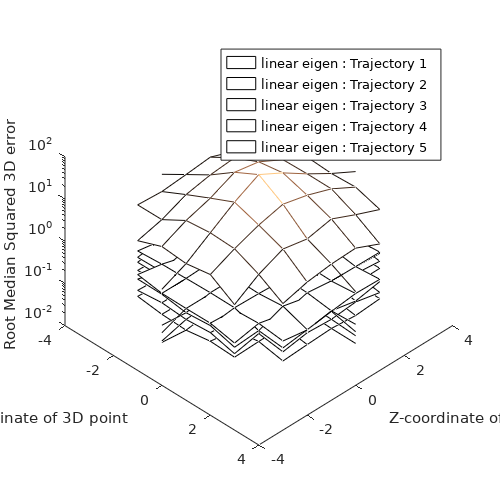
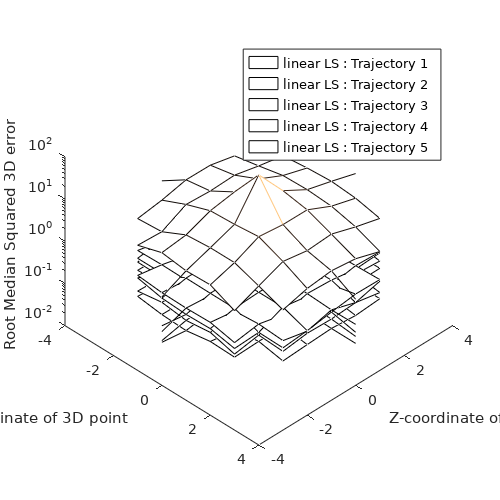
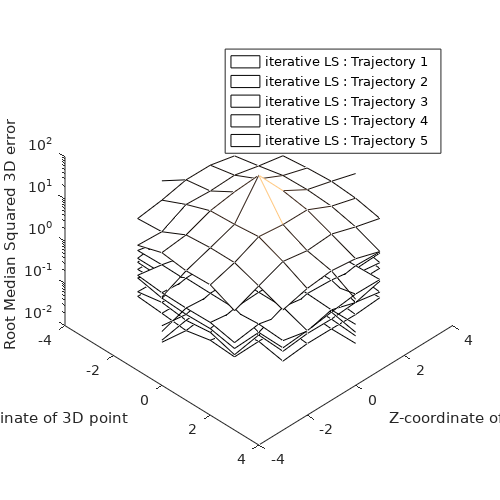
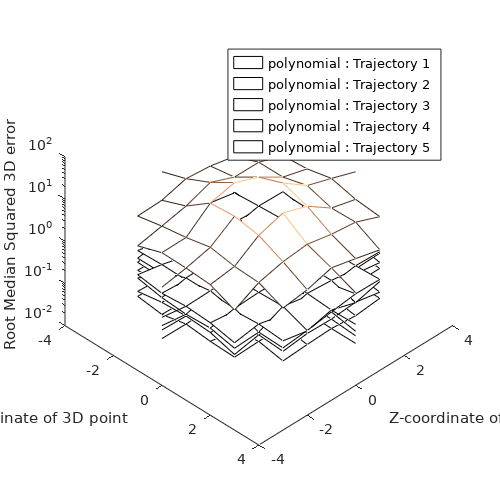

The MATLAB source for these figures, in order:
% Set easy-to-read metrics, fonts, ...
set(0, 'DefaultAxesFontName', 'DejaVuSans')
set(0, 'DefaultTextFontName', 'DejaVuSans')
set(0, 'DefaultFigurePaperUnits', 'inches')
set(0, 'DefaultFigurePaperSize', [4, 4])
set(0, 'DefaultFigurePaperPosition', [0 0 [4, 4]])
set(0, 'DefaultLineMarkerSize', 3)



%%
% Test 1
%%

load test_1and2
triangl_methods = cellstr(triangl_methods);
num_traj = length(trajectories);
num_triangl_methods = length(triangl_methods);
num_points = length(points_3D);

l = cell(0);    % legend
l2 = cell(0);    % legend without trajectory ids
t = cell(0);    % title
for i = 1 : num_traj
    for j = 1 : num_triangl_methods
        l2{j} = strrep(strrep(triangl_methods{j}, '_', ' '), 'triangulation', '');
        l{j, i} = [l2{j}, ': ', 'Trajectory ', num2str(i)];
    end
    t{i} = ['Trajectory ', num2str(i), ': ', trajectories{i}.traj_descr];
end

% Plot RMS vs X- and Y- coordinate

mesh_coord_max = max(max(abs(points_3D(:, 1:3))));
mesh_coords = (-mesh_coord_max : mesh_coord_max)';
mesh_values = NaN * ones(2*mesh_coord_max + 1);    % create mesh with initially invalid values
idxs = int64(points_3D(:, 1:3)) + mesh_coord_max + 1;

for j = 1 : num_triangl_methods
    figure(1)
    clf
    colormap copper

    hold on
    for i = 1 : num_traj
        for k = 1:size(idxs, 1)
            mesh_values(idxs(k, 1), idxs(k, 2)) = p_err3D_median_summary(i, j, k);
        end
        mesh(mesh_coords, mesh_coords, mesh_values)
    end
    hold off

    view(45, 45)
    set(gca, 'zscale', 'log')
    set(gca, 'ZMinorTick', 'on')
    xlabel('X-coordinate of 3D point')
    ylabel('Z-coordinate of 3D point')
    zlabel('Root Median Squared 3D error')
    legend(l(j, :))
    set(gcf, 'PaperSize', [5, 5], 'PaperPosition', [0 0 [5, 5]]);

    saveas(gcf, ['figures/test1_', triangl_methods{j}, '_3Dplot.pdf'])
end

% Plot error ellipsoids for (almost) each point of Iterative LS triangulation

mean = zeros(3, 1);
covar = zeros(3, 3);

j = find(strcmp(triangl_methods, 'iterative_LS_triangulation'));
if length(j)    % iterative_LS exists
    for i = 1 : num_traj
        
        figure(2)
        clf
        colormap summer

        hold on
        for p = 1 : num_points
            mean(:) = p_err3Dv_mean_summary(i, j, p, :);
            covar(:, :) = p_err3Dv_covar_summary(i, j, p, :, :);
            if (any(isnan(mean)) || any(isinf(mean)) || any(isnan(covar(:))) || any(isinf(covar(:))))
                continue
            end
            
            % plot line from real point to mean of various noise trials of the triangulated point
            p_mid = points_3D(p, 1:3)' + mean;
            plot3([points_3D(p, 1); p_mid(1)], [points_3D(p, 2); p_mid(2)], [points_3D(p, 3); p_mid(3)], 'r-')
            
            [vectors, values] = eig(covar);
            values = diag(values);
            vectors = vectors * diag(sign(values));
            values = sqrt(abs(values));

            [x, y, z] = ellipsoid(0,0,0, values(1),values(2),values(3), 30);

            for k = 1:31
                res = vectors * [x(k, :); y(k, :); z(k, :)];
                x(k, :) = res(1, :);
                y(k, :) = res(2, :);
                z(k, :) = res(3, :);
            end

            x = p_mid(1) + x;
            y = p_mid(2) + y;
            z = p_mid(3) + z;

            % plot covariance of various noise trials of the triangulated point
            h = surfl(x, y, z);
            set(h, 'edgecolor','none')
        end
        hold off

        axis(mesh_coord_max * [-1, 1, -1, 1, -1, 1])
        view(40, 40)
        xlabel('X-coordinate of 3D point')
        ylabel('Y-coordinate of 3D point')
        zlabel('Z-coordinate of 3D point')
%          title(['Error ellipsoids of triangulated points for end-pose of trajectory ', num2str(i)])
        set(gcf, 'PaperSize', [5, 5], 'PaperPosition', [0 0 [5, 5]]);

        saveas(gcf, ['figures/test1_vectors_traj', num2str(i), '_3Dplot.pdf'])
    end
end



%%
% Test 2
%%

triangl_line_styles = {'-', '--', ':', '-.'};
traj_color_styles = {'b', 'g', 'r', 'c', 'm'};

% 3D Plot by visualizing the trajectories

figure(3)
clf

traj_x = zeros(num_poses, num_traj);
traj_z = zeros(num_poses, num_traj);
hold on
for i = 1 : num_traj
    traj_x(:, i) = trajectories{i}.sideways_values;
    traj_z(:, i) = trajectories{i}.towards_values - default_params.cam_pose_offset;
    if strcmp(trajectories{i}.traj_descr, 'From 1st cam, describing circle (while facing the sphere of points) until intersecting with trajectory 3') || ...
            strcmp(trajectories{i}.traj_descr, 'From last pose of trajectory 4, describing circle (while facing the sphere of points) until 90 degrees')
        plot3(traj_x(:, i), traj_z(:, i), min(err3D_median_summary(:)) * ones(size(traj_z(:, i))), 'k-')    % projection on the ground
    end
end
hold off

hold on
for i = 1 : num_traj
    for j = 1 : num_triangl_methods
        plot3(traj_x(:, i), traj_z(:, i), err3D_median_summary(i, :, j), [traj_color_styles{i}, triangl_line_styles{j}])
    end
end
hold off

view(45, 45)
set(gca, 'zscale', 'log')
xlabel('X-coordinate of 2nd camera center')
ylabel('Z-coordinate of 2nd camera center')
zlabel('Root Median Squared 3D error')
%  legend(['Projection of 4th trajectory on the ground'; 'Projection of 5th trajectory on the ground'; l(:)])
legend(['Projection of 4th trajectory on the ground'; 'Projection of 5th trajectory on the ground'; ...
        l(1:num_triangl_methods)'])    % deliberately hide other trajectory legends to not clutter plot
%  title(strjoin(t, ' \n'))
set(gcf, 'PaperSize', [5, 5], 'PaperPosition', [0 0 [5, 5]]);

saveas(gcf, 'figures/test2_err3D_3Dplot.pdf')

% 2D Plot, in function of trajectory progress

figure(4)
clf

progress = linspace(0, 100, num_poses);

hold on
for i = 1 : num_traj
    for j = 1 : num_triangl_methods
        semilogy(progress, err3D_median_summary(i, :, j), [traj_color_styles{i}, triangl_line_styles{j}])
    end
end
hold off

set(gca, 'YMinorTick', 'on')
xlabel('progress of trajectory [%]')
ylabel('Root Median Squared 3D error')
%  legend(l(:))
legend(l(1:num_triangl_methods)')    % deliberately hide other trajectory legends to not clutter plot

saveas(gcf, 'figures/test2_err3D_2Dplot.pdf')

% Robustness Plot of Iterative LS triangulation

j = find(strcmp(triangl_methods, 'iterative_LS_triangulation'));
if length(j)    % iterative_LS exists

    % False positives

    figure(5)
    clf
    
    hold on
    for i = 1 : num_traj
        plot(progress, false_pos_summary(i, :, j), [traj_color_styles{i}, '-']);
    end
    hold off

    set(gca, 'YMinorTick', 'on')
    xlabel('progress of trajectory [%]')
    ylabel('Ratio of amount of false positives')
    legend(l(j, :))
%      title(['Robustness (3D error distance threshold = ', num2str(robustness_thresh_max), '), "positive" means properly triangulated'])

    saveas(gcf, 'figures/test2_robustnessFalsePositivesRatio_plot.pdf')

    % False negatives

    figure(6)
    clf
    
    hold on
    for i = 1 : num_traj
        plot(progress, false_neg_summary(i, :, j), [traj_color_styles{i}, '-']);
    end
    hold off

    set(gca, 'YMinorTick', 'on')
    xlabel('progress of trajectory [%]')
    ylabel('Ratio of amount of false negatives')
    legend(l(j, :))
%      title(['Robustness (3D error distance threshold = ', num2str(robustness_thresh_min), '), "positive" means properly triangulated'])

    saveas(gcf, 'figures/test2_robustnessFalseNegativesRatio_plot.pdf')
    
end



%%
% Test 3
%%

load test_3
triangl_methods = cellstr(triangl_methods);
noise_type_descr = cellstr(noise_type_descr);
num_noise_types = length(noise_type_descr);
triangl_color_styles = {'b', 'g', 'r', 'c'};

% Plot of RMS 3D error in function of noise sigma: compare triangulation methods

for i = 1 : num_traj
    figure(7)
    clf

    hold on
    for j = 1 : num_triangl_methods
        plot(noise_sigma_values, squeeze(err3D_median_summary(i, 1, :, j)), [triangl_color_styles{j}, '-'])
    end
    hold off

    xlabel('camera 2D noise sigma value [px]')
    ylabel('Root Median Squared 3D error')
    legend(l2(:))
%      title(['triangulation with ', noise_type_descr{1}, ' on end-pose of trajectory ', num2str(i)])

    saveas(gcf, ['figures/test3_err3D_traj', num2str(i), '.pdf'])
end

j = find(strcmp(triangl_methods, 'iterative_LS_triangulation'));
if length(j)    % iterative_LS exists
    
    % Plot of RMS 3D error in function of noise sigma: compare noise models

    noise_sigma_values_ = repmat(noise_sigma_values, [1, num_noise_types]);

    for i = 1 : num_traj
        figure(8)
        clf

        plot(noise_sigma_values_, squeeze(err3D_median_summary(i, :, :, j))')

        xlabel('camera 2D noise sigma value [px]')
        ylabel('Root Median Squared 3D error')
        legend(noise_type_descr(:))
%          title([strrep(triangl_methods{j}, '_', ' '), ' on end-pose of trajectory ', num2str(i)])

        saveas(gcf, ['figures/test3_err3D_', triangl_methods{j}, '_traj', num2str(i), '.pdf'])
    end
end
